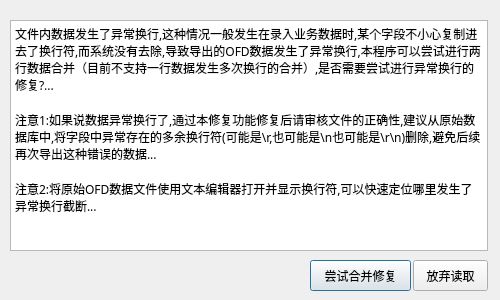
<?xml version="1.0" encoding="UTF-8"?>
<ui version="4.0">
 <class>DialogMergeTip</class>
 <widget class="QDialog" name="DialogMergeTip">
  <property name="geometry">
   <rect>
    <x>0</x>
    <y>0</y>
    <width>500</width>
    <height>300</height>
   </rect>
  </property>
  <property name="windowTitle">
   <string>Dialog</string>
  </property>
  <widget class="QPushButton" name="pushButton">
   <property name="geometry">
    <rect>
     <x>310</x>
     <y>260</y>
     <width>101</width>
     <height>31</height>
    </rect>
   </property>
   <property name="focusPolicy">
    <enum>Qt::ClickFocus</enum>
   </property>
   <property name="text">
    <string>尝试合并修复</string>
   </property>
  </widget>
  <widget class="QPushButton" name="pushButton_2">
   <property name="geometry">
    <rect>
     <x>413</x>
     <y>260</y>
     <width>75</width>
     <height>31</height>
    </rect>
   </property>
   <property name="focusPolicy">
    <enum>Qt::NoFocus</enum>
   </property>
   <property name="text">
    <string>放弃读取</string>
   </property>
  </widget>
  <widget class="QTextEdit" name="textEdit">
   <property name="geometry">
    <rect>
     <x>10</x>
     <y>20</y>
     <width>478</width>
     <height>231</height>
    </rect>
   </property>
   <property name="font">
    <font>
     <family>Microsoft YaHei</family>
    </font>
   </property>
   <property name="focusPolicy">
    <enum>Qt::NoFocus</enum>
   </property>
   <property name="html">
    <string>&lt;!DOCTYPE HTML PUBLIC &quot;-//W3C//DTD HTML 4.0//EN&quot; &quot;http://www.w3.org/TR/REC-html40/strict.dtd&quot;&gt;
&lt;html&gt;&lt;head&gt;&lt;meta name=&quot;qrichtext&quot; content=&quot;1&quot; /&gt;&lt;style type=&quot;text/css&quot;&gt;
p, li { white-space: pre-wrap; }
&lt;/style&gt;&lt;/head&gt;&lt;body style=&quot; font-family:'Microsoft YaHei'; font-size:13pt; font-weight:400; font-style:normal;&quot;&gt;
&lt;p style=&quot; margin-top:0px; margin-bottom:0px; margin-left:0px; margin-right:0px; -qt-block-indent:0; text-indent:0px;&quot;&gt;&lt;span style=&quot; font-family:'SimSun'; font-size:9pt;&quot;&gt;文件内数据发生了异常换行,这种情况一般发生在录入业务数据时,某个字段不小心复制进去了换行符,而系统没有去除,导致导出的OFD数据发生了异常换行,本程序可以尝试进行两行数据合并（目前不支持一行数据发生多次换行的合并）,是否需要尝试进行异常换行的修复?...&lt;/span&gt;&lt;/p&gt;
&lt;p style=&quot;-qt-paragraph-type:empty; margin-top:0px; margin-bottom:0px; margin-left:0px; margin-right:0px; -qt-block-indent:0; text-indent:0px; font-family:'SimSun'; font-size:9pt;&quot;&gt;&lt;br /&gt;&lt;/p&gt;
&lt;p style=&quot; margin-top:0px; margin-bottom:0px; margin-left:0px; margin-right:0px; -qt-block-indent:0; text-indent:0px;&quot;&gt;&lt;span style=&quot; font-family:'SimSun'; font-size:9pt;&quot;&gt;注意1:如果说数据异常换行了,通过本修复功能修复后请审核文件的正确性,建议从原始数据库中,将字段中异常存在的多余换行符(可能是\r,也可能是\n也可能是\r\n)删除,避免后续再次导出这种错误的数据...&lt;/span&gt;&lt;/p&gt;
&lt;p style=&quot;-qt-paragraph-type:empty; margin-top:0px; margin-bottom:0px; margin-left:0px; margin-right:0px; -qt-block-indent:0; text-indent:0px; font-family:'SimSun'; font-size:9pt;&quot;&gt;&lt;br /&gt;&lt;/p&gt;
&lt;p style=&quot; margin-top:0px; margin-bottom:0px; margin-left:0px; margin-right:0px; -qt-block-indent:0; text-indent:0px;&quot;&gt;&lt;span style=&quot; font-family:'SimSun'; font-size:9pt;&quot;&gt;注意2:将原始OFD数据文件使用文本编辑器打开并显示换行符,可以快速定位哪里发生了异常换行截断...&lt;/span&gt;&lt;/p&gt;&lt;/body&gt;&lt;/html&gt;</string>
   </property>
  </widget>
 </widget>
 <resources/>
 <connections/>
</ui>
